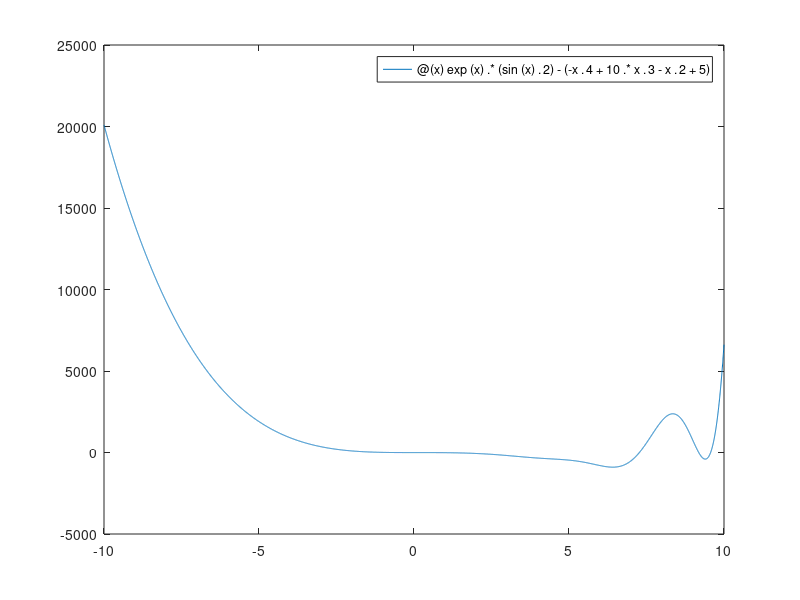
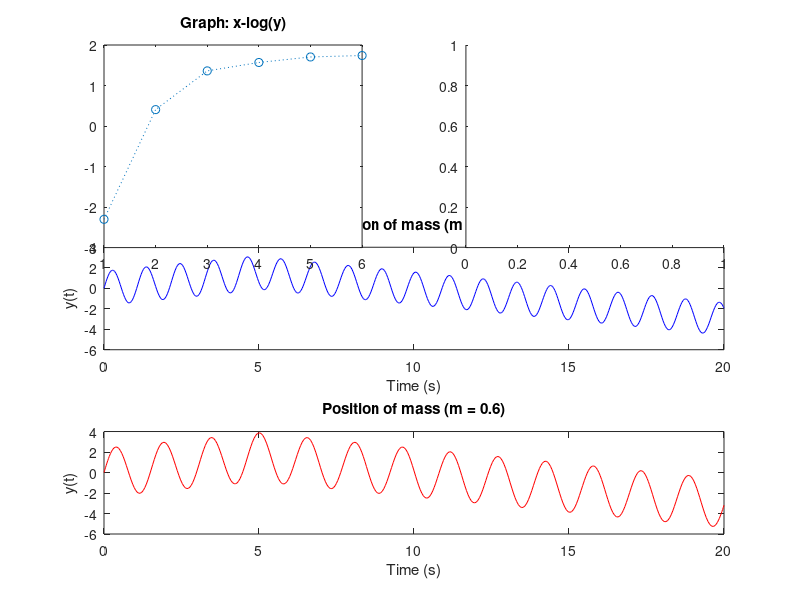

MATLAB code for these plots, in order: (Note: this script raises an error after producing the figures.)
%% problem 1
clear; clc; close all;
fprintf("[Prob 1]");

% 1-(1)
func = @(x)sin(x)./exp(x);
q = integral(func,-2, Inf);
disp(q);

% 1-(2)
q = [4 -1.3 2.4 -1.9 -2.2];
rootq = roots(q)
% numbers of real number are 2

% 1-(3)
% fx = @(x)exp(x).^sin(x).^2;
% gx = @(x)-x.^4 + 10.*x.^3-x.^2+5;
for_val = @(x)exp(x).*(sin(x).^2) - (-x.^4 + 10.*x.^3-x.^2+5);
fplot(for_val, [-10, 10])

x1 = fzero(for_val, 0)
x2 = fzero(for_val, 7)
x3 = fzero(for_val, 9)
x4 = fzero(for_val, 11)

% 1-(4)

% 주어진 상수
k = 10;
t_span = [0 20];
t_vals = 0:0.1:20; % 시간 범위와 간격 설정
initial_conditions = [0; 10]; % [y(0), y'(0)]

% 외부 힘 f(t)를 익명 함수로 정의
f_t = @(t) -3 * abs(t - 5) + 15;

% 질량 m = 0.3에 대한 미분 방정식을 익명 함수로 정의
m1 = 0.3;
odeFunc1 = @(t, Y) [Y(2); (-k * Y(1) + f_t(t)) / m1];

% 질량 m = 0.6에 대한 미분 방정식을 익명 함수로 정의
m2 = 0.6;
odeFunc2 = @(t, Y) [Y(2); (-k * Y(1) + f_t(t)) / m2];

% ode45를 사용하여 질량 m = 0.3에 대해 풀이
[t1, y1] = ode45(odeFunc1, t_span, initial_conditions);

% ode45를 사용하여 질량 m = 0.6에 대해 풀이
[t2, y2] = ode45(odeFunc2, t_span, initial_conditions);

% f(t)를 시간에 대해 계산하여 그래프에 사용할 데이터 생성
f_vals = arrayfun(f_t, t_vals);

% 그래프 그리기
figure;
subplot(3,1,1);
plot(t_vals, f_vals, 'k');
title('External Force f(t)');
xlabel('Time (s)');
ylabel('f(t)');

subplot(3,1,2);
plot(t1, y1(:,1), 'b');
title('Position of mass (m = 0.3)');
xlabel('Time (s)');
ylabel('y(t)');

subplot(3,1,3);
plot(t2, y2(:,1), 'r');
title('Position of mass (m = 0.6)');
xlabel('Time (s)');
ylabel('y(t)');

%% problem 2
clear; clc; close all;

x = [1.0 2.0 3.0 4.0 5.0 6.0];
y = [0.1 1.5 3.9 4.8 5.5 5.7];

figure(2)
subplot(2, 2, 1);
plot(x, log(y), 'o:'); title("Graph: x-log(y)");

%% problem 2
clear; clc; close all;

subplot(2, 2, 2);
plot(x, 1./y, 'o:'); title("Graph: x-1/y");

subplot(2, 2, 3);
plot(log(x), log(y), 'o:'); title("Graph: log(x)-log(y)");

subplot(2, 2, 4);
plot(log(x), y, 'o:'); title("Graph: log(x)-y");

q = polyfit(log(x), y, 1) % 이렇게 하면 lecture06의 표에서 볼 수 있듯이 [m, b]값이 도출됨.
% q_test = polyfit(x, y, 3) % 이렇게 하면 x, y의 점들에 피팅할 수 있는 3차함수의 계수들의 행렬을 반환해줌.
m = q(1);
b = q(2);

xp = linspace(0, 7, 40);
yp = m*log(xp)+b;

figure(3);
plot(x, y, 'ok', xp, yp)
xlabel('x','fontsize',18)
ylabel('y','fontsize',18)

%% problem 3
clear; clc; close all;

% 3-(1)

a = 2;
t = linspace(0, pi/4, 101);
fxt = @(t)2*a*(1-cos(t)).*cos(t);
fyt = @(t)2*a*(1-cos(t)).*sin(t);

[area, err] = calCurveArea(t, fxt, fyt)
